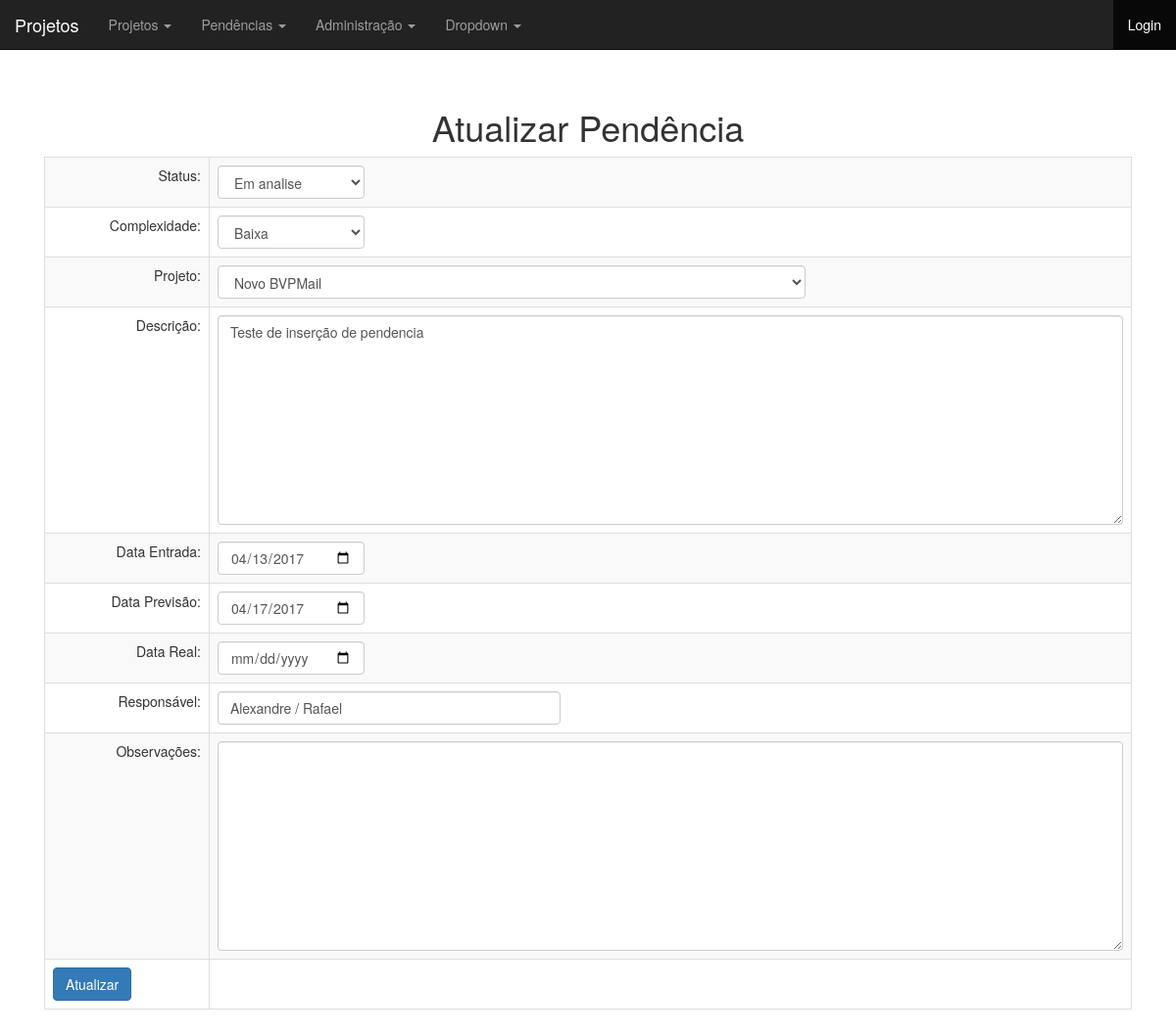
Screenshot of /pendencia-altera-formulario.php?id=1 with the database file from the repository.
### tables this page shows
CREATE TABLE `pendencias` (
  `id` int(10) unsigned NOT NULL AUTO_INCREMENT,
  `Statuss_id` int(10) unsigned NOT NULL,
  `Complexidade_id` int(10) unsigned NOT NULL,
  `Projetos_id` int(10) unsigned NOT NULL,
  `descricao` text,
  `data_entrada` date DEFAULT NULL,
  `data_previsao` date DEFAULT NULL,
  `data_real` date DEFAULT NULL,
  `responsavel` varchar(255) DEFAULT NULL,
  `observacao` text,
  PRIMARY KEY (`id`),
  KEY `Pendencias_FKIndex1` (`Projetos_id`),
  KEY `Pendencias_FKIndex2` (`Complexidade_id`),
  KEY `Pendencias_FKIndex3` (`Statuss_id`)
);

### banco-status.php (called while the page is built, shortened)
<?php
function listaStatus($conexao){
	$status = array();
	$query = "select * from statuss";
	$resultado = mysqli_query($conexao, $query);
	while($stat = mysqli_fetch_assoc($resultado)){
		array_push($status, $stat);
	}
	return $status;
}

### banco-pendencia.php (called while the page is built, shortened)
<?php
function buscaPendencia($conexao, $id){
	$query = "select * from pendencias where id={$id}";
	$resultado = mysqli_query($conexao, $query);
	return mysqli_fetch_assoc($resultado);
}

### banco-complexidade.php (called while the page is built, shortened)
<?php
function listaComplexidades($conexao){
	$complexidades = array();
	$query = "select * from complexidade";
	$resultado = mysqli_query($conexao, $query);
	while($complexidade = mysqli_fetch_assoc($resultado)){
		array_push($complexidades, $complexidade);
	}
	return $complexidades;
}

### banco-projeto.php (called while the page is built, shortened)
<?php
function listaProjetosAtivos($conexao){
	$projetos = array();
	$query = "select * from projetos where ativo = 'S'";
	$resultado = mysqli_query($conexao, $query);
	while($projeto = mysqli_fetch_assoc($resultado)){
		array_push($projetos, $projeto);
	}
	return $projetos;
}

### pendencia-altera-formulario.php (the view, shortened to what this page needs)
<?php
include("cabecalho.php");
include("banco-status.php");
include("banco-complexidade.php");
include("banco-projeto.php");
include("banco-pendencia.php");
$id = $_GET['id'];
$pendencia = buscaPendencia($conexao, $id);
$status = listaStatus($conexao);
$complexidades = listaComplexidades($conexao);
$projetos = listaProjetosAtivos($conexao);
?>
	<h1>Atualizar Pendência</h1>
	<form action="alterar-pendencia.php" method="post">
		<table class="table table-striped table-bordered alinhamento-esquerda">
			<tr>
				<td class="alinhamento-direita">Status:</td>
				<td>
					<select name="Statuss_id" class="form-control tamanho-m">
					<?php foreach($status as $stat):
						$statusSelecionado = $pendencia['Statuss_id'] == $stat['id'];
						$selecao = $statusSelecionado ? "selected='selected'" : "";
					?>
						<option value="<?=$stat['id'] ?>" <?=$selecao?>><?=$stat['tipo']?></option>
					<?php endforeach ?>
				</td>
			</tr>
			<tr>
				<td class="alinhamento-direita">Complexidade:</td>
				<td>
					<select name="Complexidade_id" class="form-control tamanho-m">
					<?php foreach($complexidades as $complexidade):
						$complexidadeSelecionada = $pendencia['Complexidade_id'] == $complexidade['id'];
						$selecao = $complexidadeSelecionada ? "selected='selected'" : "";
					?>
						<option value="<?=$complexidade['id']?>" <?=$selecao?>><?=$complexidade['tipo']?></option>
					<?php endforeach ?>
				</td>
			</tr>
			<tr>
				<td class="alinhamento-direita">Projeto:</td>
				<td>
					<select name="Projetos_id" class="form-control tamanho-gg">
					<?php foreach($projetos as $projeto):
						$projetoSelecionado = $pendencia['Projetos_id'] == $projeto['id'];
						$selecao = $projetoSelecionado ? "selected='selected'" : "";
					?>
						<option value="<?=$projeto['id']?>" <?=$selecao?>><?=$projeto['nome']?></option>
					<?php endforeach ?>
				</td>
			</tr>
			<tr>
				<td class="alinhamento-direita">Descrição:</td>
				<td><textarea class="form-control" cols="60" rows="10" name="descricao" ><?=$pendencia['descricao']?></textarea></td>
			</tr>
			<tr>
				<td class="alinhamento-direita">Data Entrada:</td>
				<td><input class="form-control tamanho-m" type="date" name="data_entrada" value="<?=$pendencia['data_entrada']?>"></td>
			</tr>
			<tr>
				<td class="alinhamento-direita">Data Previsão:</td>
				<td><input class="form-control tamanho-m" type="date" name="data_previsao" value="<?=$pendencia['data_previsao']?>"></td>
			</tr>
			<tr>
				<td class="alinhamento-direita">Data Real:</td>
				<td><input class="form-control tamanho-m" type="date" name="data_real" value="<?=$pendencia['data_real']?>"></td>
			</tr>
			<tr>
				<td class="alinhamento-direita">Responsável:</td>
				<td><input class="form-control tamanho-g" type="text" name="responsavel" value="<?=$pendencia['responsavel']?>"></td>
			</tr>
			<tr>
				<td class="alinhamento-direita">Observações:</td>
				<td><textarea class="form-control" cols="60" rows="10" name="observacao"><?=$pendencia['observacao']?></textarea></td>
			</tr>
			<tr>
				<td><input class="btn btn-primary" type="submit" value="Atualizar"></td>
			</tr>
			</table>
	</form>
<?php include("rodape.php"); ?>

### css/projetos.css (style rules this page uses)
body { padding-top: 50px; }
.tamanho-m { width:150px; }
.tamanho-g { width:350px; }
.tamanho-gg { width:600px; }
.alinhamento-direita { text-align:right; }
.alinhamento-esquerda { text-align:left; }

### rows the page displays
pendencias: descricao "Teste de inserção de pendencia", data_entrada "04/13/2017", data_previsao "04/17/2017", responsavel "Alexandre / Rafael"

### other values shown
form field Statuss_id "Em analise"
form field Complexidade_id "Baixa"
form field Projetos_id "Novo BVPMail"
